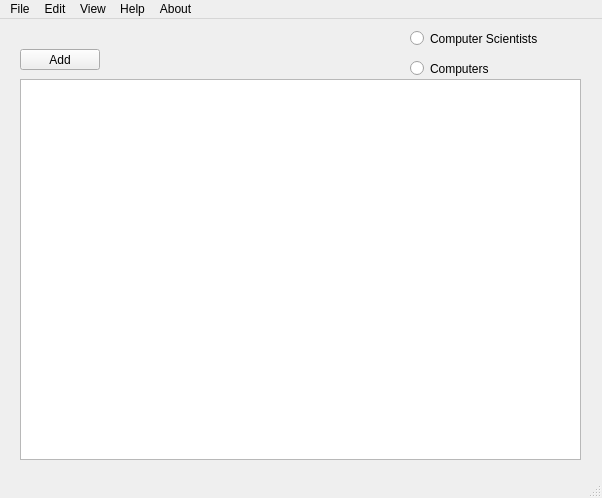
<?xml version="1.0" encoding="UTF-8"?>
<ui version="4.0">
 <class>MainWindow</class>
 <widget class="QMainWindow" name="MainWindow">
  <property name="geometry">
   <rect>
    <x>0</x>
    <y>0</y>
    <width>602</width>
    <height>498</height>
   </rect>
  </property>
  <property name="windowTitle">
   <string>Skil 3</string>
  </property>
  <widget class="QWidget" name="centralWidget">
   <widget class="QTableView" name="tableView">
    <property name="geometry">
     <rect>
      <x>20</x>
      <y>60</y>
      <width>561</width>
      <height>381</height>
     </rect>
    </property>
   </widget>
   <widget class="QRadioButton" name="radioCS">
    <property name="geometry">
     <rect>
      <x>410</x>
      <y>10</y>
      <width>171</width>
      <height>19</height>
     </rect>
    </property>
    <property name="text">
     <string>Computer Scientists</string>
    </property>
    <attribute name="buttonGroup">
     <string notr="true">typeButtonGroup</string>
    </attribute>
   </widget>
   <widget class="QRadioButton" name="radioComp">
    <property name="geometry">
     <rect>
      <x>410</x>
      <y>40</y>
      <width>111</width>
      <height>19</height>
     </rect>
    </property>
    <property name="text">
     <string>Computers</string>
    </property>
    <attribute name="buttonGroup">
     <string notr="true">typeButtonGroup</string>
    </attribute>
   </widget>
   <widget class="QPushButton" name="addButton">
    <property name="geometry">
     <rect>
      <x>20</x>
      <y>30</y>
      <width>80</width>
      <height>21</height>
     </rect>
    </property>
    <property name="text">
     <string>Add</string>
    </property>
   </widget>
  </widget>
  <widget class="QMenuBar" name="menuBar">
   <property name="geometry">
    <rect>
     <x>0</x>
     <y>0</y>
     <width>602</width>
     <height>20</height>
    </rect>
   </property>
   <widget class="QMenu" name="menuSkil_3">
    <property name="title">
     <string>File</string>
    </property>
   </widget>
   <widget class="QMenu" name="menuEdit">
    <property name="title">
     <string>Edit</string>
    </property>
   </widget>
   <widget class="QMenu" name="menuView">
    <property name="title">
     <string>View</string>
    </property>
   </widget>
   <widget class="QMenu" name="menuHelp">
    <property name="title">
     <string>Help</string>
    </property>
   </widget>
   <widget class="QMenu" name="menuAbout">
    <property name="title">
     <string>About</string>
    </property>
   </widget>
   <addaction name="menuSkil_3"/>
   <addaction name="menuEdit"/>
   <addaction name="menuView"/>
   <addaction name="menuHelp"/>
   <addaction name="menuAbout"/>
  </widget>
  <widget class="QStatusBar" name="statusBar"/>
  <action name="actionView">
   <property name="text">
    <string>View</string>
   </property>
  </action>
 </widget>
 <layoutdefault spacing="6" margin="11"/>
 <resources/>
 <connections/>
 <buttongroups>
  <buttongroup name="typeButtonGroup"/>
 </buttongroups>
</ui>
